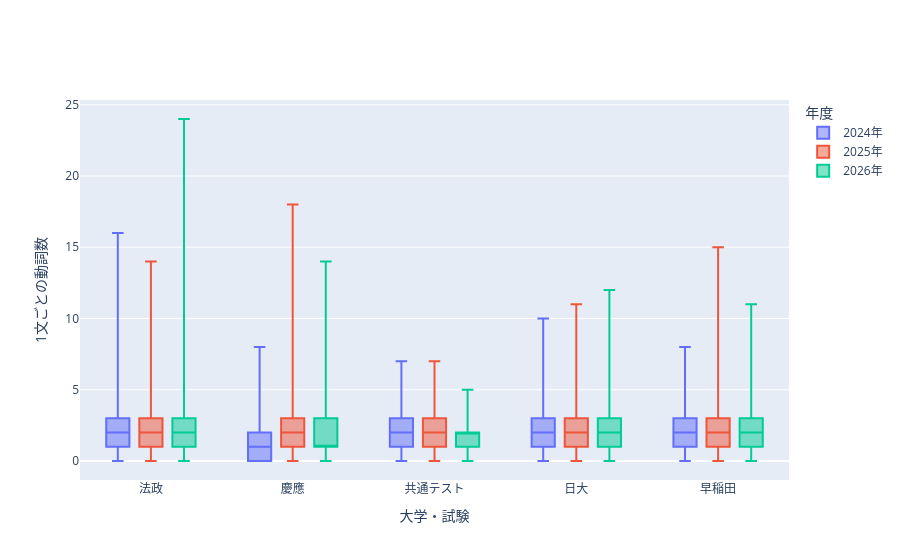

This figure's notebook cell:
### Code cell
import plotly.graph_objects as go

# Compute the minimum, quartiles, and maximum for each university and year.
label_name = {"housei": "法政", "keio": "慶應", "kyotu": "共通テスト",
              "nitidai": "日大", "waseda": "早稲田"}
box_stats = (
    df_kakomon.groupby(["univ_name", "year"])["verb_count"]
    .agg(
        minimum="min",
        q1=lambda values: values.quantile(0.25),
        median="median",
        q3=lambda values: values.quantile(0.75),
        maximum="max",
    )
    .reset_index()
)

fig = go.Figure()
for year in sorted(box_stats["year"].unique()):
    stats = box_stats[box_stats["year"] == year]
    fig.add_trace(go.Box(
        name=f"{year}年",
        x=stats["univ_name"].map(label_name),
        q1=stats["q1"],
        median=stats["median"],
        q3=stats["q3"],
        lowerfence=stats["minimum"],
        upperfence=stats["maximum"],
        boxpoints=False,
    ))

fig.update_layout(boxmode="group", xaxis_title="大学・試験", yaxis_title="1文ごとの動詞数", legend_title_text="年度")
fig.show()

### Figure 1 — Plotly figure (JSON) as saved in the notebook; plotly's stock layout.template omitted (floating-point values rounded to 4 significant figures)
{"data": [{"boxpoints": false, "lowerfence": [0, 0, 0, 0, 0], "median": [2.0, 1.0, 2.0, 2.0, 2.0], "name": "2024年", "q1": [1.0, 0.0, 1.0, 1.0, 1.0], "q3": [3.0, 2.0, 3.0, 3.0, 3.0], "type": "box", "upperfence": [16, 8, 7, 10, 8], "x": ["法政", "慶應", "共通テスト", "日大", "早稲田"]}, {"boxpoints": false, "lowerfence": [0, 0, 0, 0, 0], "median": [2.0, 2.0, 2.0, 2.0, 2.0], "name": "2025年", "q1": [1.0, 1.0, 1.0, 1.0, 1.0], "q3": [3.0, 3.0, 3.0, 3.0, 3.0], "type": "box", "upperfence": [14, 18, 7, 11, 15], "x": ["法政", "慶應", "共通テスト", "日大", "早稲田"]}, {"boxpoints": false, "lowerfence": [0, 0, 0, 0, 0], "median": [2.0, 1.0, 2.0, 2.0, 2.0], "name": "2026年", "q1": [1.0, 1.0, 1.0, 1.0, 1.0], "q3": [3.0, 3.0, 2.0, 3.0, 3.0], "type": "box", "upperfence": [24, 14, 5, 12, 11], "x": ["法政", "慶應", "共通テスト", "日大", "早稲田"]}], "layout": {"boxmode": "group", "legend": {"title": {"text": "年度"}}, "xaxis": {"title": {"text": "大学・試験"}}, "yaxis": {"title": {"text": "1文ごとの動詞数"}}}}
